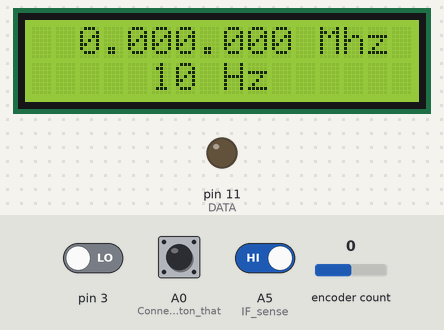
A sketch run on a simulated Arduino Uno, built with avr-gcc and run on an emulated ATmega328P. Parts: 16×2 character LCD, output pins drawn as LEDs (lit = HIGH). Inputs (shaded band) come from the test bench; at power-on: A0 (Connect_to_a_button_that) HIGH, encoder count 0, A5 (IF_sense) HIGH, pin 3 LOW. EEPROM starts erased; pins used as bus, display or sensor lines are not drawn.

Above: at 1.2 s.
1.3 s: A0 (Connect_to_a_button_that) pulled LOW for 1 s
At 2.3 s:
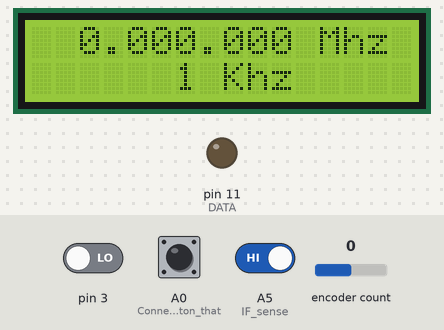
3.8 s: A0 (Connect_to_a_button_that) pulled LOW for 3.2 s
At 4.94 s:
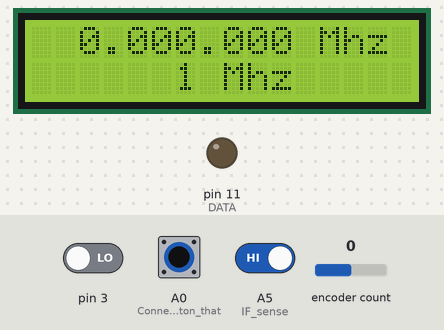
8.5 s: encoder count set to 1
At 8.8 s:
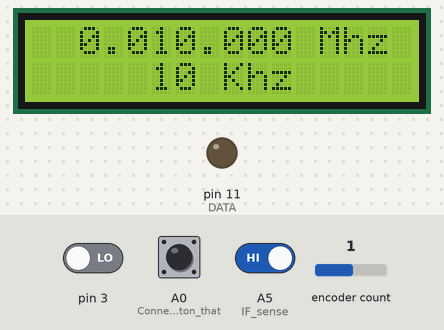
10.0 s: A5 (IF_sense) driven LOW
11.5 s: encoder count set to 2
At 12.3 s:
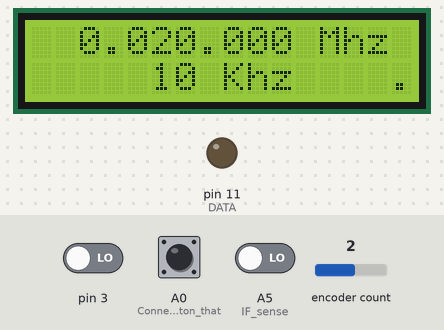
13.0 s: A5 (IF_sense) driven HIGH
Timing chart, 0 to 15.5 s (numbered marks = the images above; inputs shaded):
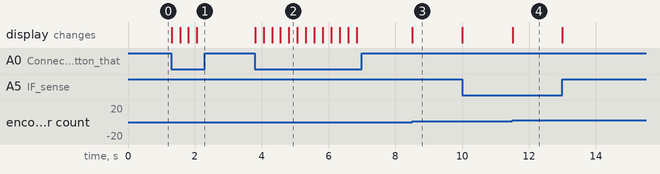

The sketch:

DDS-si9850-CODEBENDER.ino
```cpp
/*
Main code by Richard Visokey AD7C - www.ad7c.com
Revision 2.0 - November 6th, 2013
*/

// Include the library code
#include <LiquidCrystal.h>
#include "rotary.h"
#include <EEPROM.h>

//Setup some items
#define W_CLK 8   // Pin 8 - connect to AD9850 module word load clock pin (CLK)
#define FQ_UD 9   // Pin 9 - connect to freq update pin (FQ)
#define DATA 11   // Pin 11 - connect to serial data load pin (DATA)
#define RESET 10  // Pin 10 - connect to reset pin (RST)
#define pulseHigh(pin) {digitalWrite(pin, HIGH); digitalWrite(pin, LOW); }
Rotary r = Rotary(2,3); // sets the pins the rotary encoder uses.  Must be interrupt pins.
LiquidCrystal lcd(12, 13, 7, 6, 5, 4); // I used an odd pin combination because I need pin 2 and 3 for the interrupts.
int_fast32_t rx=0000000; // Base (starting) frequency of VFO.  This only loads once.  To force load again see ForceFreq variable below.
int_fast32_t rx2=1; // variable to hold the updated frequency
int_fast32_t increment = 10; // starting VFO update increment in HZ.
int_fast32_t iffreq = 0000000; // Intermedite Frequency - Amount to subtract (-) from base frequency. ********************************************
int buttonstate = 0;
int buttonstate2 = 0;
int GoIF = 1;
String hertz = "10 Hz";
int  hertzPosition = 5;
byte ones,tens,hundreds,thousands,tenthousands,hundredthousands,millions ;  //Placeholders
String freq; // string to hold the frequency
int_fast32_t timepassed = millis(); // int to hold the arduino miilis since startup
int memstatus = 1;  // value to notify if memory is current or old. 0=old, 1=current.


int ForceFreq = 1;  // Change this to 0 after you upload and run a working sketch to activate the EEPROM memory.  YOU MUST PUT THIS BACK TO 0 AND UPLOAD THE SKETCH AGAIN AFTER STARTING FREQUENCY IS SET!


void setup() {
  pinMode(A0,INPUT); // Connect to a button that goes to GND on push
  pinMode(A5,INPUT); // IF sense **********************************************
  digitalWrite(A0,HIGH);
  digitalWrite(A5,HIGH);
  lcd.begin(16, 2);
  PCICR |= (1 << PCIE2);
  PCMSK2 |= (1 << PCINT18) | (1 << PCINT19);
  sei();
  pinMode(FQ_UD, OUTPUT);
  pinMode(W_CLK, OUTPUT);
  pinMode(DATA, OUTPUT);
  pinMode(RESET, OUTPUT);
  pulseHigh(RESET);
  pulseHigh(W_CLK);
  pulseHigh(FQ_UD);  // this pulse enables serial mode on the AD9850 - Datasheet page 12.
  lcd.setCursor(hertzPosition,1);
  lcd.print(hertz);

  // Load the stored frequency
  if (ForceFreq == 0) {
    freq = String(EEPROM.read(0))+String(EEPROM.read(1))+String(EEPROM.read(2))+String(EEPROM.read(3))+String(EEPROM.read(4))+String(EEPROM.read(5))+String(EEPROM.read(6));
    rx = freq.toInt();
  }
}

void loop() {
  // Update the display and frequency if the new Freq NEQ the old Freq
  if (rx != rx2){
        showFreq();
        sendFrequency(rx);
        rx2 = rx;
      }

  // Rotate through the rate of tuning as you hold down the button
  buttonstate = digitalRead(A0);
  if(buttonstate == LOW) {
        setincrement();
    };

  // Check for PIN low to drive IF offset Freq
  buttonstate = digitalRead(A5);
    if (buttonstate != buttonstate2){
        if(buttonstate == LOW) {
              lcd.setCursor(15,1);
              lcd.print(".");
              GoIF = 0;
              buttonstate2 = buttonstate;
              sendFrequency(rx);
          }
        else{
            lcd.setCursor(15,1);
            lcd.print(" ");
            GoIF = 1;
            buttonstate2 = buttonstate;
            sendFrequency(rx);
          };
    };

    // Write the frequency to memory if not stored and 2 seconds have passed since the last frequency change.
    if(memstatus == 0){
      if(timepassed+2000 < millis()){
        storeMEM();
        }
      }

 }


// Interrupt routine to catch the rotary encoder
ISR(PCINT2_vect) {
  unsigned char result = r.process();
  if (result) {
    if (result == DIR_CW){rx=rx+increment;}
    else {rx=rx-increment;};
      if (rx >=30000000){rx=rx2;}; // UPPER VFO LIMIT
      if (rx <=0000000){rx=rx2;}; // LOWER VFO LIMIT
  }
}

// frequency calc from datasheet page 8 = <sys clock> * <frequency tuning word>/2^32
void sendFrequency(double frequency) {
  if (GoIF == 1){frequency=frequency-iffreq;}; //If pin = low, subtract the IF frequency.
  int32_t freq = frequency * 4294967295/125000000;  // note 125 MHz clock on 9850.  You can make 'slight' tuning variations here by adjusting the clock frequency.
  for (int b=0; b<4; b++, freq>>=8) {
    tfr_byte(freq & 0xFF);
  }
  tfr_byte(0x000);   // Final control byte, all 0 for 9850 chip
  pulseHigh(FQ_UD);  // Done!  Should see output
}
// transfers a byte, a bit at a time, LSB first to the 9850 via serial DATA line
void tfr_byte(byte data)
{
  for (int i=0; i<8; i++, data>>=1) {
    digitalWrite(DATA, data & 0x01);
    pulseHigh(W_CLK);   //after each bit sent, CLK is pulsed high
  }
}

void setincrement(){
  if(increment == 10){increment = 50; hertz = "50 Hz"; hertzPosition=5;}
  else if (increment == 50){increment = 100;  hertz = "100 Hz"; hertzPosition=4;}
  else if (increment == 100){increment = 500; hertz="500 Hz"; hertzPosition=4;}
  else if (increment == 500){increment = 1000; hertz="1 Khz"; hertzPosition=6;}
  else if (increment == 1000){increment = 2500; hertz="2.5 Khz"; hertzPosition=4;}
  else if (increment == 2500){increment = 5000; hertz="5 Khz"; hertzPosition=6;}
  else if (increment == 5000){increment = 10000; hertz="10 Khz"; hertzPosition=5;}
  else if (increment == 10000){increment = 100000; hertz="100 Khz"; hertzPosition=4;}
  else if (increment == 100000){increment = 1000000; hertz="1 Mhz"; hertzPosition=6;}
  else{increment = 10; hertz = "10 Hz"; hertzPosition=5;};
   lcd.setCursor(0,1);
   lcd.print("                ");
   lcd.setCursor(hertzPosition,1);
   lcd.print(hertz);
   delay(250); // Adjust this delay to speed up/slow down the button menu scroll speed.
};

void showFreq(){
    millions = int(rx/1000000);
    hundredthousands = ((rx/100000)%10);
    tenthousands = ((rx/10000)%10);
    thousands = ((rx/1000)%10);
    hundreds = ((rx/100)%10);
    tens = ((rx/10)%10);
    ones = ((rx/1)%10);
    lcd.setCursor(0,0);
    lcd.print("                ");
   if (millions > 9){lcd.setCursor(1,0);}
   else{lcd.setCursor(2,0);}
    lcd.print(millions);
    lcd.print(".");
    lcd.print(hundredthousands);
    lcd.print(tenthousands);
    lcd.print(thousands);
    lcd.print(".");
    lcd.print(hundreds);
    lcd.print(tens);
    lcd.print(ones);
    lcd.print(" Mhz  ");
    timepassed = millis();
    memstatus = 0; // Trigger memory write
};

void storeMEM(){
  //Write each frequency section to a EPROM slot.  Yes, it's cheating but it works!
   EEPROM.write(0,millions);
   EEPROM.write(1,hundredthousands);
   EEPROM.write(2,tenthousands);
   EEPROM.write(3,thousands);
   EEPROM.write(4,hundreds);
   EEPROM.write(5,tens);
   EEPROM.write(6,ones);
   memstatus = 1;  // Let program know memory has been written
};
```

Measured:
- after the input at 1.3 s, the display: first changes at once (image 1 shows a later state)
- after the input at 3.8 s, the display: first changes at once (image 2 shows a later state)
- after the input at 8.5 s, the display: changes at once (image 3)
- after the input at 11.5 s, the display: changes at once (image 4)
